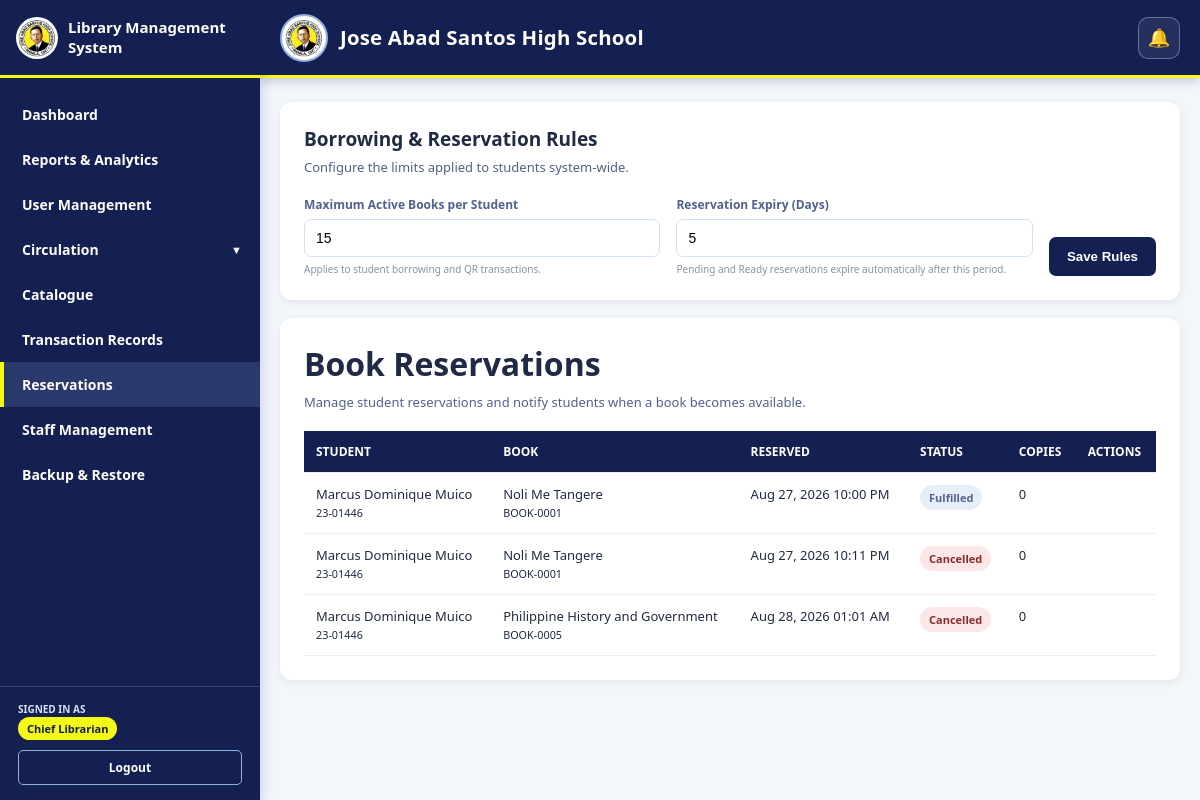
The page /admin/reservations.php (signed in) on the database as committed earlier.
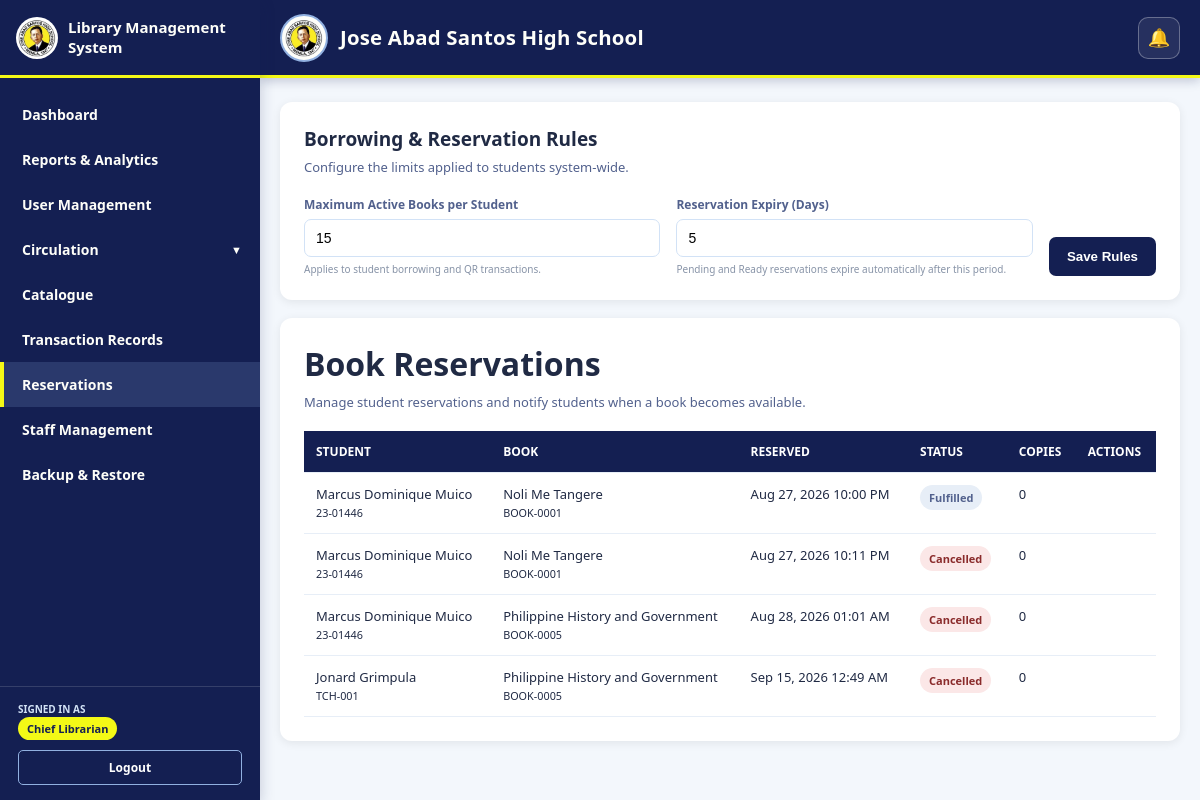
The same page on the database as committed later.
### tables this page shows
CREATE TABLE `book_reservations` (
  `reservation_id` bigint UNSIGNED NOT NULL,
  `student_id` int DEFAULT NULL,
  `teacher_id` int DEFAULT NULL,
  `book_id` int NOT NULL,
  `status` enum('pending','ready','fulfilled','cancelled') NOT NULL DEFAULT 'pending',
  `reserved_at` datetime NOT NULL DEFAULT CURRENT_TIMESTAMP,
  `ready_at` datetime DEFAULT NULL,
  `fulfilled_at` datetime DEFAULT NULL,
  `cancelled_at` datetime DEFAULT NULL,
  `notes` varchar(500) DEFAULT NULL
);

CREATE TABLE `books` (
  `book_id` int NOT NULL,
  `title` varchar(255) NOT NULL,
  `author` varchar(255) NOT NULL,
  `co_authors` text,
  `place_of_publication` varchar(255) DEFAULT NULL,
  `publication_date` date DEFAULT NULL,
  `book_number` varchar(100) NOT NULL,
  `book_pages` int NOT NULL,
  `source_of_funds` varchar(255) DEFAULT NULL,
  `cost_price` decimal(10,2) DEFAULT NULL,
  `publisher` varchar(255) DEFAULT NULL,
  `edition` varchar(100) DEFAULT NULL,
  `volumes` varchar(100) DEFAULT NULL,
  `class` varchar(100) DEFAULT NULL,
  `type_of_material` varchar(100) DEFAULT NULL,
  `location_collection` varchar(255) DEFAULT NULL,
  `library_building` varchar(150) DEFAULT NULL,
  `shelf_number` varchar(100) DEFAULT NULL,
  `library_section` varchar(150) DEFAULT NULL,
  `qr_code` varchar(255) NOT NULL,
  `book_status` enum('available','out_of_stock','damaged','lost') NOT NULL DEFAULT 'available',
  `book_condition` varchar(20) NOT NULL DEFAULT 'New',
  `is_archived` tinyint(1) NOT NULL DEFAULT '0',
  `archived_at` datetime DEFAULT NULL,
  `archived_by` int DEFAULT NULL,
  `total_copies` int NOT NULL DEFAULT '1',
  `available_copies` int NOT NULL DEFAULT '1',
  `borrowed_copies` int NOT NULL DEFAULT '0',
  `lost_copies` int NOT NULL DEFAULT '0',
  `damaged_copies` int NOT NULL DEFAULT '0',
  `created_at` timestamp NOT NULL DEFAULT CURRENT_TIMESTAMP,
  `updated_at` timestamp NOT NULL DEFAULT CURRENT_TIMESTAMP ON UPDATE CURRENT_TIMESTAMP
);

### includes/library_rules.php (called while the page is built, shortened)
<?php
function ensureLibraryRulesTable(mysqli $conn): void
{
    static $done = false;
    if ($done) return;
    $done = true;
}
function getLibraryRule(mysqli $conn, string $key, int $default): int
{
    $stmt = $conn->prepare("SELECT setting_value FROM library_settings WHERE setting_key=? LIMIT 1");
    $stmt->bind_param('s', $key);
    $stmt->execute();
    $row = $stmt->get_result()->fetch_assoc();
    $value = isset($row['setting_value']) ? (int)$row['setting_value'] : $default;
    return $value > 0 ? $value : $default;
}
?>

### admin/reservations.php (the view, shortened to what this page needs)
<?php
require_once __DIR__ . '/../db.php';
require_once __DIR__ . '/../includes/library_rules.php';
function h($v) { return htmlspecialchars((string)($v ?? ''), ENT_QUOTES, 'UTF-8'); }
$max_active_books = getLibraryRule($conn, 'max_active_books_per_student', 3);
$reservation_expiry_days = getLibraryRule($conn, 'reservation_expiry_days', 3);
$reservations=[];
$sql="SELECT r.reservation_id, r.status, r.reserved_at, r.ready_at,
                  COALESCE(s.student_no, t.teacher_no) AS borrower_no,
                  COALESCE(s.full_name, t.full_name) AS full_name,
                  COALESCE(s.email, t.email) AS email,
                  CASE WHEN r.teacher_id IS NULL THEN 'Student' ELSE 'Teacher' END AS borrower_type,
                  b.title, b.book_number, b.available_copies
      FROM book_reservations r
              LEFT JOIN students s ON s.student_id=r.student_id
              LEFT JOIN teachers t ON t.teacher_id=r.teacher_id
      JOIN books b ON b.book_id=r.book_id
      ORDER BY FIELD(r.status,'ready','pending','fulfilled','cancelled'), r.reserved_at ASC";
$result=$conn->query($sql);
if($result) while($row=$result->fetch_assoc()) $reservations[]=$row;
?>
<!DOCTYPE html>
<html lang="en">
<head>
</head>
<body>
<?php include __DIR__.'/../navbar.php'; ?>
<?php include __DIR__.'/../header.php'; ?>
<div class="container">
<div class="card rules-card">
<h2>Borrowing &amp; Reservation Rules</h2>
<div class="muted">Configure the limits applied to students system-wide.</div>
<form method="POST" class="rules-form">
<div class="rules-field">
<label for="max_active_books_per_student">Maximum Active Books per Student</label>
<input type="number" id="max_active_books_per_student" name="max_active_books_per_student" min="1" max="20" value="<?php echo (int)$max_active_books; ?>" required>
<small>Applies to student borrowing and QR transactions.</small>
</div>
<div class="rules-field">
<label for="reservation_expiry_days">Reservation Expiry (Days)</label>
<input type="number" id="reservation_expiry_days" name="reservation_expiry_days" min="1" max="30" value="<?php echo (int)$reservation_expiry_days; ?>" required>
<small>Pending and Ready reservations expire automatically after this period.</small>
</div>
<div class="rules-actions"><button class="save-rules-btn" type="submit">Save Rules</button></div>
</form>
</div>
<div class="card">
<h1>Book Reservations</h1>
<div class="muted">Manage student reservations and notify students when a book becomes available.</div>
<div class="table-wrap">
<table>
<thead><tr><th>Student</th><th>Book</th><th>Reserved</th><th>Status</th><th>Copies</th><th>Actions</th></tr></thead>
<tbody>
<?php foreach($reservations as $r): ?>
<tr>
<td><?php echo h($r['full_name']); ?><br><small><?php echo h($r['borrower_no']); ?></small></td>
<td><?php echo h($r['title']); ?><br><small><?php echo h($r['book_number']); ?></small></td>
<td><?php echo h(date('M d, Y h:i A',strtotime($r['reserved_at']))); ?></td>
<td><span class="badge <?php echo h($r['status']); ?>"><?php echo h(ucfirst($r['status'])); ?></span></td>
<td><?php echo (int)$r['available_copies']; ?></td>
<td></td>
</tr>
<?php endforeach; ?>
</tbody>
</table>
</div>
</div></div>
</body></html>

Rows that differ between the two databases and show on the page:
added book_reservations: full_name "Jonard Grimpula", borrower_no "TCH-001", book.title "Philippine History and Government", book.book_number "BOOK-0005", reserved_at "Sep 15, 2026 12:49 AM", status "Cancelled", book.available_copies "0"
